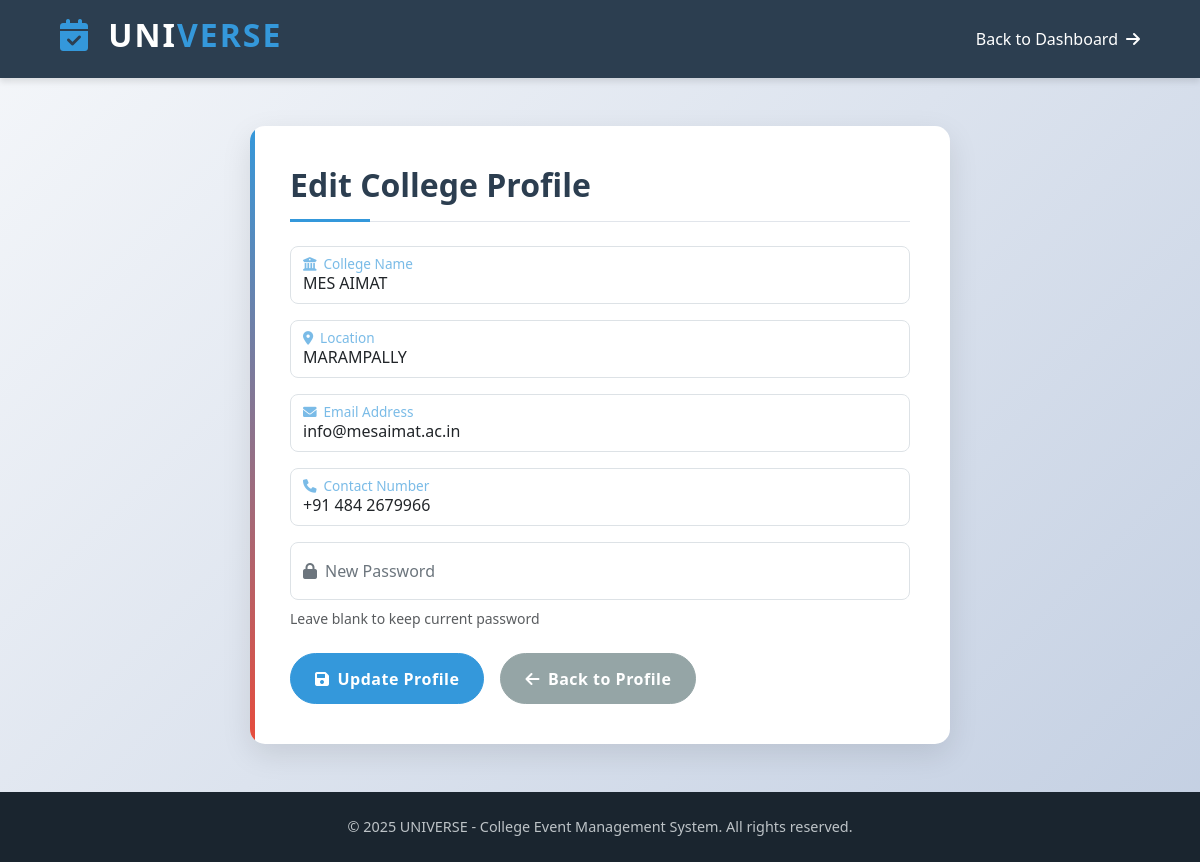
Page /College/profile/edit/ (signed in) on the committed database.
### University/models.py (models this page shows)
class College(models.Model):
    name = models.CharField(max_length=50)
    location = models.CharField(max_length=50)
    email = models.EmailField(unique=True)
    password = models.CharField(max_length=50)
    contact = models.CharField(max_length=50)
    university = models.ForeignKey(University, on_delete=models.CASCADE)

### College/views.py (the view, shortened to what this page needs)
# urls.py: path('profile/edit/', views.edit_college_profile, name='edit_college_profile'),
def edit_college_profile(request):
    college_id = request.session.get("col")
    if not college_id:
        return redirect("Student:login")
    college = College.objects.get(id=college_id)
    return render(request, "College/Edit_college_profile.html", {"college": college})

### College/templates/College/Edit_college_profile.html (shortened to what this page needs)
<!DOCTYPE html>
<html lang="en">
<head>
    <link rel="stylesheet" href="https://cdnjs.cloudflare.com/ajax/libs/font-awesome/6.0.0-beta3/css/all.min.css">
    <link href="https://cdn.jsdelivr.net/npm/bootstrap@5.3.0-alpha1/dist/css/bootstrap.min.css" rel="stylesheet">
</head>
<body>
    <div class="navbar" style="display: flex; justify-content: space-between; align-items: center;">
        <h1><i class="fas fa-calendar-check"></i> UNI<span style="color: var(--secondary);">VERSE</span></h1>
        <a href="{% url 'College:college_home' %}" style="text-decoration: none; font-size: 16px;">
            <span style="margin-right: 8px;">Back to Dashboard</span> <i class="fas fa-arrow-right"></i>
        </a>
    </div>
    <div class="form-container">
        <h2>Edit College Profile</h2>
        <form method="post">
            <div class="form-group">
                <div class="form-floating mb-3">
                    <input type="text" id="name" name="name" class="form-control" value="{{ college.name }}" placeholder="College Name" required>
                    <label for="name">College Name</label>
                </div>
            </div>
            <div class="form-group">
                <div class="form-floating mb-3">
                    <input type="text" id="location" name="location" class="form-control" value="{{ college.location }}" placeholder="Location" required>
                    <label for="location">Location</label>
                </div>
            </div>
            <div class="form-group">
                <div class="form-floating mb-3">
                    <input type="email" id="email" name="email" class="form-control" value="{{ college.email }}" placeholder="Email Address" required>
                    <label for="email">Email Address</label>
                </div>
            </div>
            <div class="form-group">
                <div class="form-floating mb-3">
                    <input type="text" id="contact" name="contact" class="form-control" value="{{ college.contact }}" placeholder="Contact Number" required>
                    <label for="contact">Contact Number</label>
                </div>
            </div>
            <div class="form-group">
                <div class="form-floating mb-3">
                    <input type="password" id="password" name="password" class="form-control" placeholder="New Password">
                    <label for="password">New Password</label>
                    <div class="form-text text-muted">Leave blank to keep current password</div>
                </div>
            </div>
            <div class="button-group">
                <button type="submit" class="btn btn-primary">
                    <i class="fas fa-save me-2"></i>Update Profile
                </button>
                <a href="{% url 'College:college_profile' %}" class="btn btn-secondary">
                    <i class="fas fa-arrow-left me-2"></i>Back to Profile
                </a>
            </div>
        </form>
    </div>
    <div class="footer">
        <p>&copy; 2025 UNIVERSE - College Event Management System. All rights reserved.</p>
    </div>
</body>
</html>

### College/templates/College/Edit_college_profile.html (style rules this page uses)
:root { --primary: #2c3e50; --secondary: #3498db; --accent: #e74c3c; --light: #ecf0f1; --dark: #1a252f; --card-shadow: 0 10px 30px rgba(0, 0, 0, 0.1); }
body { font-family: 'Segoe UI', Tahoma, Geneva, Verdana, sans-serif; background-color: #f8f9fa; color: var(--dark); min-height: 100vh; display: flex; flex-direction: column; background: linear-gradient(135deg, #f5f7fa 0%, #c3cfe2 100%); }
.navbar { background-color: var(--primary); color: white; padding: 1rem 5%; box-shadow: 0 4px 6px rgba(0, 0, 0, 0.1); margin-bottom: 3rem; }
.navbar h1 { font-size: 2rem; font-weight: 700; letter-spacing: 2px; text-transform: uppercase; }
.navbar h1 i { color: var(--secondary); margin-right: 0.5rem; }
.navbar a { color: white; transition: color 0.3s, transform 0.3s; display: flex; align-items: center; }
.form-container { background-color: white; border-radius: 15px; box-shadow: var(--card-shadow); padding: 2.5rem; width: 90%; max-width: 700px; margin: 0 auto 3rem; position: relative; overflow: hidden; }
.form-container::before { content: ''; position: absolute; top: 0; left: 0; width: 5px; height: 100%; background: linear-gradient(to bottom, var(--secondary), var(--accent)); }
.form-container h2 { color: var(--primary); font-weight: 600; margin-bottom: 1.5rem; padding-bottom: 1rem; border-bottom: 1px solid #e1e5eb; position: relative; }
.form-container h2::after { content: ''; position: absolute; width: 80px; height: 3px; background-color: var(--secondary); bottom: -1px; left: 0; }
.form-container label { color: var(--primary); font-weight: 500; margin-bottom: 0.5rem; }
.form-control { border: 1px solid #dde2e6; border-radius: 8px; padding: 0.8rem 1rem; margin-bottom: 0.5rem; transition: border-color 0.3s, box-shadow 0.3s; }
.btn { padding: 0.8rem 1.5rem; border-radius: 30px; font-weight: 600; letter-spacing: 0.5px; transition: transform 0.3s, box-shadow 0.3s; }
.btn-primary { background-color: var(--secondary); border-color: var(--secondary); }
.btn-secondary { background-color: #95a5a6; border-color: #95a5a6; color: white; text-decoration: none; display: inline-block; }
.footer { background-color: var(--dark); color: white; text-align: center; padding: 1.5rem; margin-top: auto; }
.footer p { margin: 0; font-size: 0.9rem; color: #bdc3c7; }
.form-floating { position: relative; margin-bottom: 1.5rem; }
.form-floating > label { position: absolute; top: 0; left: 0; height: 100%; padding: 1rem 0.75rem; pointer-events: none; border: 1px solid transparent; transform-origin: 0 0; transition: opacity .1s ease-in-out, transform .1s ease-in-out; color: #6c757d; }
.form-floating > .form-control { padding: 1.625rem 0.75rem 0.625rem; height: calc(3.5rem + 2px); }
.form-floating > .form-control:focus ~ label, .form-floating > .form-control:not(:placeholder-shown) ~ label { opacity: .65; transform: scale(.85) translateY(-0.5rem) translateX(0.15rem); color: var(--secondary); }
.form-container { animation: fadeIn 0.6s ease-out; }
.form-group { animation: fadeIn 0.6s ease-out forwards; opacity: 0; }
.form-group:nth-child(2) { animation-delay: 0.2s; }
.form-group:nth-child(3) { animation-delay: 0.3s; }
.form-group:nth-child(4) { animation-delay: 0.4s; }
.form-group:nth-child(5) { animation-delay: 0.5s; }
.button-group { display: flex; gap: 1rem; margin-top: 1.5rem; }

### rows in the picture
College: name "MES AIMAT", location "MARAMPALLY", email "info@mesaimat.ac.in", contact "+91 484 2679966"
